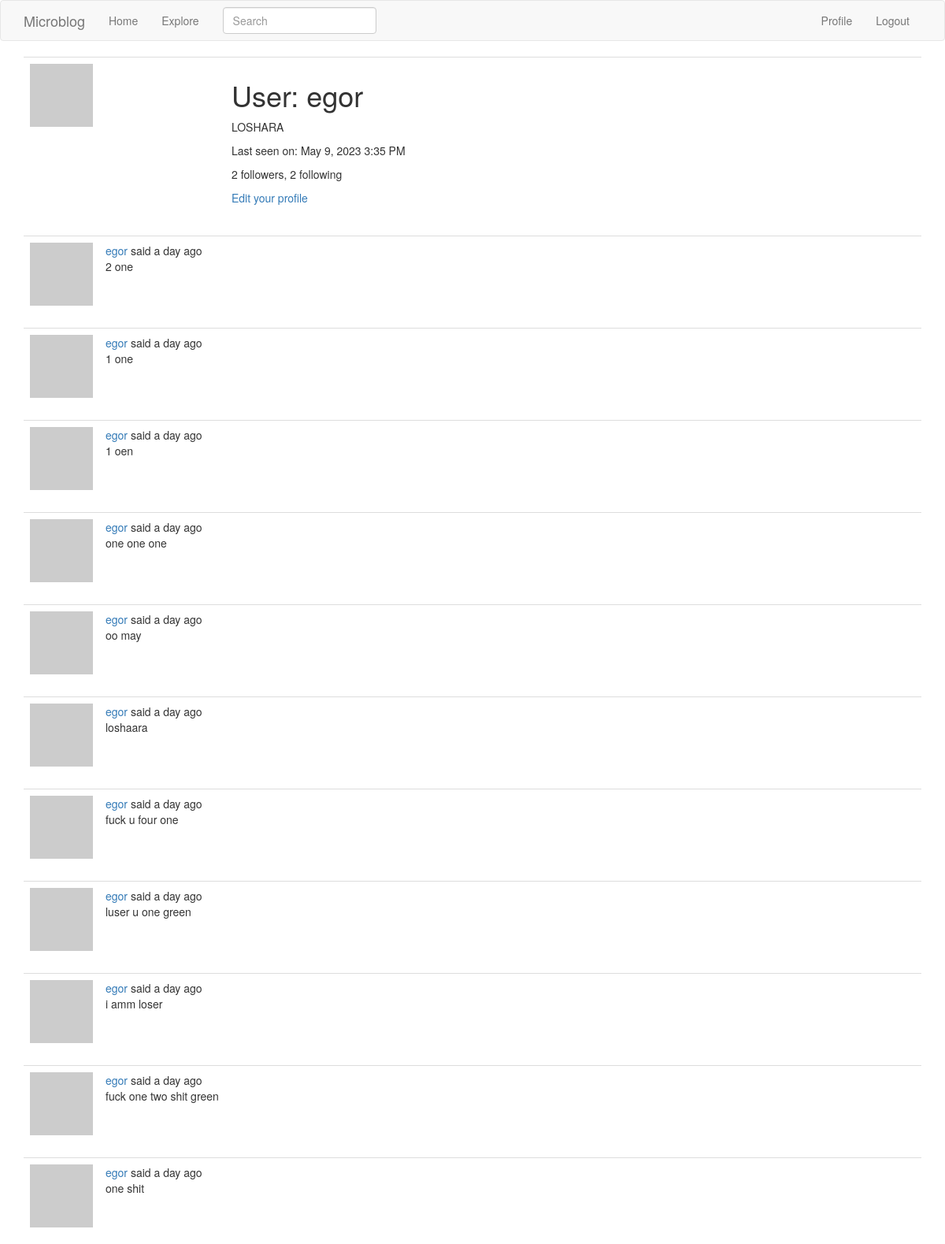
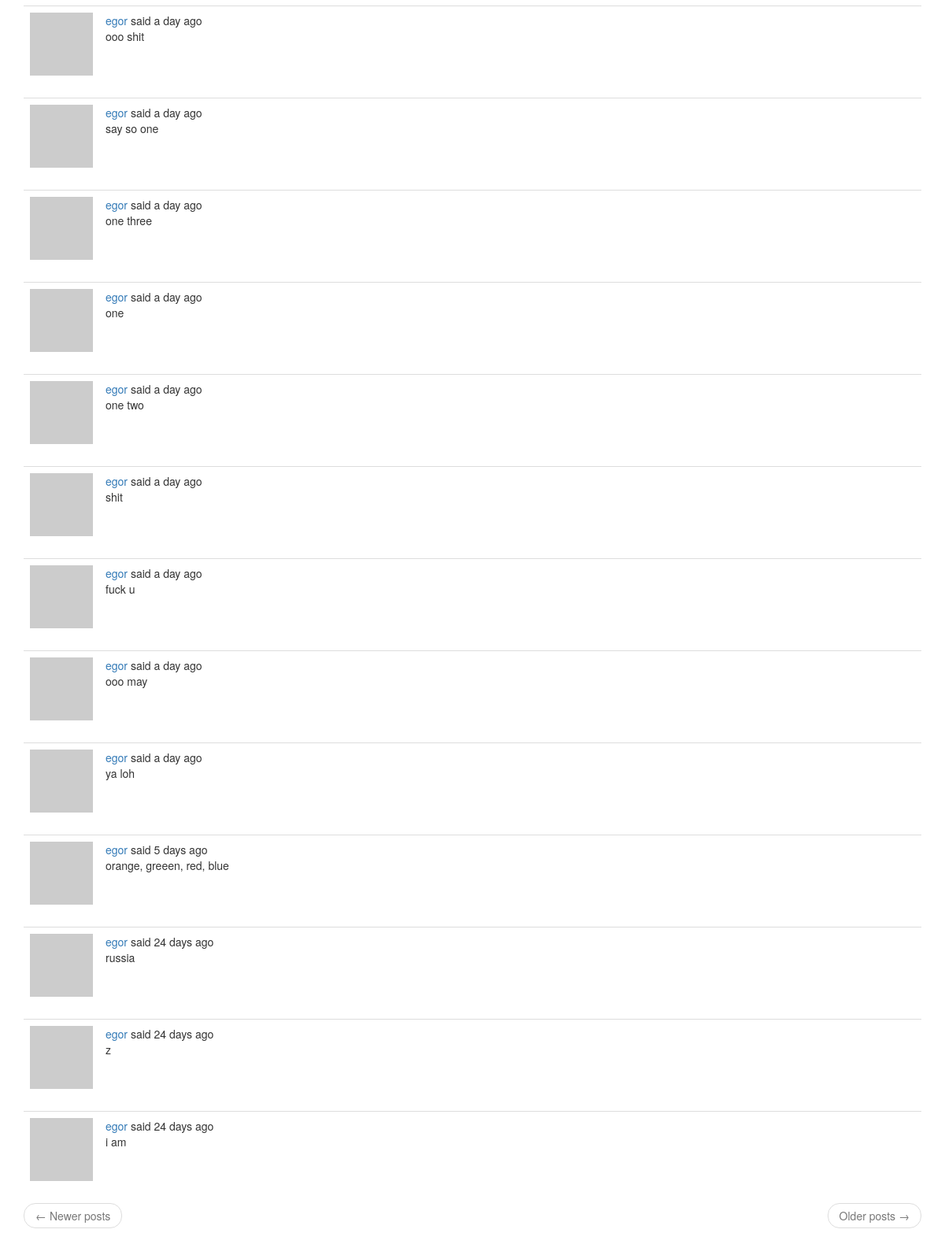
The page /user/egor (signed in) on the database its author committed (2 pictures, top to bottom).
### app/models.py (models this page shows, shortened)
class User(UserMixin, db.Model):
    id = db.Column(db.Integer, primary_key=True)
    username = db.Column(db.String(64), index=True, unique=True)
    email = db.Column(db.String(120), index=True, unique=True)
    password_hash = db.Column(db.String(128))
    posts = db.relationship('Post', backref='author', lazy='dynamic')
    about_me = db.Column(db.String(140))
    last_seen = db.Column(db.DateTime, default=datetime.utcnow)
    followed = db.relationship(
        'User', secondary=followers,
        primaryjoin=(followers.c.follower_id == id),
        secondaryjoin=(followers.c.followed_id == id),
        backref=db.backref('followers', lazy='dynamic'), lazy='dynamic')
    def avatar(self, size):
        digest = md5(self.email.lower().encode('utf-8')).hexdigest()
        return 'https://www.gravatar.com/avatar/{}?d=identicon&s={}'.format(
            digest, size)

class SearchableMixin(object):
    @classmethod
    def before_commit(cls, session):
        session._changes = {
            'add': list(session.new),
            'update': list(session.dirty),
            'delete': list(session.deleted)
        }
    @classmethod
    def after_commit(cls, session):
        for obj in session._changes['add']:
            if isinstance(obj, SearchableMixin):
                add_to_index(obj.__tablename__, obj)
        for obj in session._changes['update']:
            if isinstance(obj, SearchableMixin):
                add_to_index(obj.__tablename__, obj)
        for obj in session._changes['delete']:
            if isinstance(obj, SearchableMixin):
                remove_from_index(obj.__tablename__, obj)
        session._changes = None

class Post(SearchableMixin, db.Model):
    __searchable__ = ['body']
    id = db.Column(db.Integer, primary_key=True)
    body = db.Column(db.String(140))
    timestamp = db.Column(db.DateTime, index=True, default=datetime.utcnow)
    user_id = db.Column(db.Integer, db.ForeignKey('user.id'))
    language = db.Column(db.String(5))

### app/main/routes.py (the view)
@bp.route('/user/<username>')
@login_required
def user(username):
    user = User.query.filter_by(username=username).first_or_404()
    page = request.args.get('page', 1, type=int)
    posts = user.posts.order_by(Post.timestamp.desc()).paginate(
        page=page, per_page=current_app.config['POSTS_PER_PAGE'],
        error_out=False)
    next_url = url_for('main.user', username=user.username,
                       page=posts.next_num) if posts.has_next else None
    prev_url = url_for('main.user', username=user.username,
                       page=posts.prev_num) if posts.has_prev else None
    form = EmptyForm()
    return render_template('user.html', user=user, posts=posts.items,
                           next_url=next_url, prev_url=prev_url, form=form)

### app/main/forms.py
class SearchForm(FlaskForm):
    q = StringField(_l('Search'), validators=[DataRequired()])
    def __init__(self, *args, **kwargs):
        if 'formdata' not in kwargs:
            kwargs['formdata'] = request.args
        if 'meta' not in kwargs:
            kwargs['meta'] = {'csrf': False}
        super(SearchForm, self).__init__(*args, **kwargs)

class EmptyForm(FlaskForm):
    submit = SubmitField('Submit')

### app/main/routes.py (called while the page is built)
@bp.before_app_request
def before_request():
    if current_user.is_authenticated:
        current_user.last_seen = datetime.utcnow()
        db.session.commit()
        g.search_form = SearchForm()
    g.locale = str(get_locale())

### app/models.py (called while the page is built)
@login.user_loader
def load_user(id):
    return User.query.get(int(id))

### app/templates/user.html (shortened to what this page needs)
{% extends "base.html" %}
{% block app_content %}
    <table class="table table-hover">
        <tr>
            <td width="256px"><img src="{{ user.avatar(256) }}"></td>
            <td>
                <h1>{{ _('User') }}: {{ user.username }}</h1>
                {% if user.about_me %}<p>{{ user.about_me }}</p>{% endif %}
                {% if user.last_seen %}
                <p>{{ _('Last seen on') }}: {{ moment(user.last_seen).format('LLL') }}</p>
                {% endif %}
                <p>{{ _('%(count)d followers', count=user.followers.count()) }}, {{ _('%(count)d following', count=user.followed.count()) }}</p>
                {% if user == current_user %}
                <p><a href="{{ url_for('main.edit_profile') }}">{{ _('Edit your profile') }}</a></p>
                {% endif %}
            </td>
        </tr>
    </table>
    {% for post in posts %}
        {% include '_post.html' %}
    {% endfor %}
    <nav aria-label="...">
        <ul class="pager">
            <li class="previous{% if not prev_url %} disabled{% endif %}">
                <a href="{{ prev_url or '#' }}">
                    <span aria-hidden="true">&larr;</span> {{ _('Newer posts') }}
                </a>
            </li>
            <li class="next{% if not next_url %} disabled{% endif %}">
                <a href="{{ next_url or '#' }}">
                    {{ _('Older posts') }} <span aria-hidden="true">&rarr;</span>
                </a>
            </li>
        </ul>
    </nav>
{% endblock %}

### app/templates/_post.html (shortened to what this page needs)
    <table class="table table-hover">
        <tr>
            <td width="70px">
                <a href="{{ url_for('main.user', username=post.author.username) }}">
                    {% if post.author %}
                        <img src="{{ post.author.avatar(70) }}" />
                    {% endif %}
                </a>
            </td>
            <td>
                {{ _('%(username)s said %(when)s',
                    username=user_link, when=moment(post.timestamp).fromNow()) }}
                <br>
                <span id="post{{ post.id }}">{{ post.body }}</span>
            </td>
        </tr>
    </table>

### rows shown on the page
User: username "egor", about_me "LOSHARA", last_seen "May 9, 2023 3:35 PM"
Post: body "2 one"
Post: body "1 one"
Post: body "1 oen"
Post: body "one one one"
Post: body "oo may"
Post: body "loshaara"
Post: body "fuck u four one"
Post: body "luser u one green"
Post: body "i amm loser"
Post: body "fuck one two shit green"
Post: body "one shit"
Post: body "ooo shit"
Post: body "say so one"
Post: body "one three"
Post: body "one"
Post: body "one two"
Post: body "shit"
Post: body "fuck u"
Post: body "ooo may"
Post: body "ya loh"
Post: body "orange, greeen, red, blue"
Post: body "russia"
Post: body "z"
Post: body "i am"
